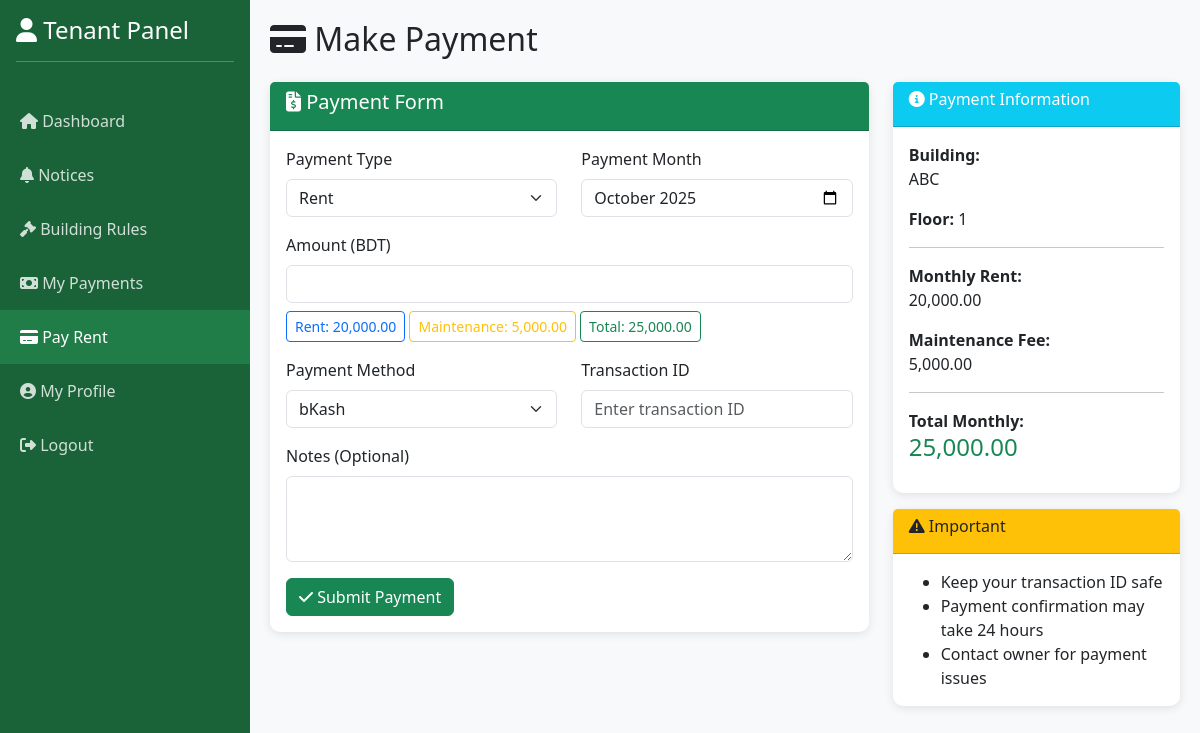
Page /tenant/pay_rent.php (signed in) on the committed database.
### tables this page shows
CREATE TABLE `floors` (
  `id` int(11) NOT NULL,
  `building_id` int(11) NOT NULL,
  `floor_number` int(11) NOT NULL,
  `floor_name` varchar(50) DEFAULT NULL,
  `rent_amount` decimal(10,2) NOT NULL,
  `maintenance_fee` decimal(10,2) DEFAULT '0.00',
  `status` enum('occupied','vacant') DEFAULT 'vacant',
  `created_at` timestamp NOT NULL DEFAULT CURRENT_TIMESTAMP
);

CREATE TABLE `buildings` (
  `id` int(11) NOT NULL,
  `owner_id` int(11) NOT NULL,
  `building_name` varchar(100) NOT NULL,
  `address` text NOT NULL,
  `total_floors` int(11) NOT NULL,
  `description` text,
  `created_at` timestamp NOT NULL DEFAULT CURRENT_TIMESTAMP
);

### tenant/pay_rent.php (the view, shortened to what this page needs)
<?php
require_once '../config.php';
$floor_id = $_SESSION['tenant_floor'];
$floor_query = $conn->query("SELECT f.*, b.building_name FROM floors f JOIN buildings b ON f.building_id = b.id WHERE f.id = $floor_id");
$floor_info = $floor_query->fetch_assoc();
?>
<!DOCTYPE html>
<html lang="en">
<head>
    <link href="https://cdn.jsdelivr.net/npm/bootstrap@5.3.0/dist/css/bootstrap.min.css" rel="stylesheet">
    <link rel="stylesheet" href="https://cdnjs.cloudflare.com/ajax/libs/font-awesome/6.4.0/css/all.min.css">
</head>
<body>
    <div class="sidebar">
        <div class="p-3">
            <h4><i class="fas fa-user"></i> Tenant Panel</h4>
            <hr>
        </div>
        <nav class="nav flex-column">
            <a class="nav-link" href="dashboard.php">
                <i class="fas fa-home"></i> Dashboard
            </a>
            <a class="nav-link" href="notices.php">
                <i class="fas fa-bell"></i> Notices
            </a>
            <a class="nav-link" href="rules.php">
                <i class="fas fa-gavel"></i> Building Rules
            </a>
            <a class="nav-link" href="payments.php">
                <i class="fas fa-money-bill"></i> My Payments
            </a>
            <a class="nav-link active" href="pay_rent.php">
                <i class="fas fa-credit-card"></i> Pay Rent
            </a>
            <a class="nav-link" href="profile.php">
                <i class="fas fa-user-circle"></i> My Profile
            </a>
            <a class="nav-link" href="logout.php">
                <i class="fas fa-sign-out-alt"></i> Logout
            </a>
        </nav>
    </div>
    <div class="main-content">
        <h2 class="mb-4"><i class="fas fa-credit-card"></i> Make Payment</h2>
        <div class="row">
            <div class="col-md-8">
                <div class="card">
                    <div class="card-header bg-success text-white">
                        <h5><i class="fas fa-file-invoice-dollar"></i> Payment Form</h5>
                    </div>
                    <div class="card-body">
                        <form method="POST">
                            <div class="row">
                                <div class="col-md-6 mb-3">
                                    <label class="form-label">Payment Type</label>
                                    <select name="payment_type" class="form-select" required>
                                        <option value="rent">Rent</option>
                                    </select>
                                </div>
                                <div class="col-md-6 mb-3">
                                    <label class="form-label">Payment Month</label>
                                    <input type="month" name="payment_month" class="form-control" value="<?php echo date('Y-m'); ?>" required>
                                </div>
                                <div class="col-md-12 mb-3">
                                    <label class="form-label">Amount (BDT)</label>
                                    <input type="number" name="amount" id="amount" class="form-control" step="0.01" required>
                                    <div class="mt-2">
                                        <button type="button" class="btn btn-sm btn-outline-primary" onclick="document.getElementById('amount').value = <?php echo $floor_info['rent_amount']; ?>">
                                            Rent: <?php echo number_format($floor_info['rent_amount'], 2); ?>
                                        </button>
                                        <button type="button" class="btn btn-sm btn-outline-warning" onclick="document.getElementById('amount').value = <?php echo $floor_info['maintenance_fee']; ?>">
                                            Maintenance: <?php echo number_format($floor_info['maintenance_fee'], 2); ?>
                                        </button>
                                        <button type="button" class="btn btn-sm btn-outline-success" onclick="document.getElementById('amount').value = <?php echo $floor_info['rent_amount'] + $floor_info['maintenance_fee']; ?>">
                                            Total: <?php echo number_format($floor_info['rent_amount'] + $floor_info['maintenance_fee'], 2); ?>
                                        </button>
                                    </div>
                                </div>
                                <div class="col-md-6 mb-3">
                                    <label class="form-label">Payment Method</label>
                                    <select name="payment_method" class="form-select" required>
                                        <option value="bkash">bKash</option>
                                    </select>
                                </div>
                                <div class="col-md-6 mb-3">
                                    <label class="form-label">Transaction ID</label>
                                    <input type="text" name="transaction_id" class="form-control" placeholder="Enter transaction ID">
                                </div>
                                <div class="col-md-12 mb-3">
                                    <label class="form-label">Notes (Optional)</label>
                                    <textarea name="notes" class="form-control" rows="3"></textarea>
                                </div>
                            </div>
                            <button type="submit" class="btn btn-success w-40">
                                <i class="fas fa-check"></i> Submit Payment
                            </button>
                        </form>
                    </div>
                </div>
            </div>
            <div class="col-md-4">
                <div class="card">
                    <div class="card-header bg-info text-white">
                        <h6><i class="fas fa-info-circle"></i> Payment Information</h6>
                    </div>
                    <div class="card-body">
                        <p><strong>Building:</strong><br><?php echo htmlspecialchars($floor_info['building_name']); ?></p>
                        <p><strong>Floor:</strong> <?php echo $floor_info['floor_number']; ?></p>
                        <hr>
                        <p><strong>Monthly Rent:</strong><br><?php echo number_format($floor_info['rent_amount'], 2); ?></p>
                        <p><strong>Maintenance Fee:</strong><br><?php echo number_format($floor_info['maintenance_fee'], 2); ?></p>
                        <hr>
                        <p class="mb-0"><strong>Total Monthly:</strong><br>
                            <h4 class="text-success"><?php echo number_format($floor_info['rent_amount'] + $floor_info['maintenance_fee'], 2); ?></h4>
                        </p>
                    </div>
                </div>
                <div class="card mt-3">
                    <div class="card-header bg-warning">
                        <h6><i class="fas fa-exclamation-triangle"></i> Important</h6>
                    </div>
                    <div class="card-body">
                        <ul class="mb-0">
                            <li>Keep your transaction ID safe</li>
                            <li>Payment confirmation may take 24 hours</li>
                            <li>Contact owner for payment issues</li>
                        </ul>
                    </div>
                </div>
            </div>
        </div>
    </div>
</body>
</html>

### tenant/pay_rent.php (style rules this page uses)
body { background: #f8f9fa; }
.sidebar { min-height: 100vh; background: #1a6339; color: white; position: fixed; width: 250px; }
.sidebar .nav-link { color: rgba(255,255,255,0.8); padding: 15px 20px; transition: all 0.3s; }
.sidebar .nav-link:hover, .sidebar .nav-link.active { background: #207d48; color: white; }
.main-content { margin-left: 250px; padding: 20px; }
.card { border: none; border-radius: 10px; box-shadow: 0 2px 10px rgba(0,0,0,0.1); }

### rows in the picture
floors: rent_amount "20,000.00", maintenance_fee "5,000.00", $floor_info['rent_amount'] + $floor_info['maintenance_fee'] "25,000.00", building.building_name "ABC", floor_number "1"
